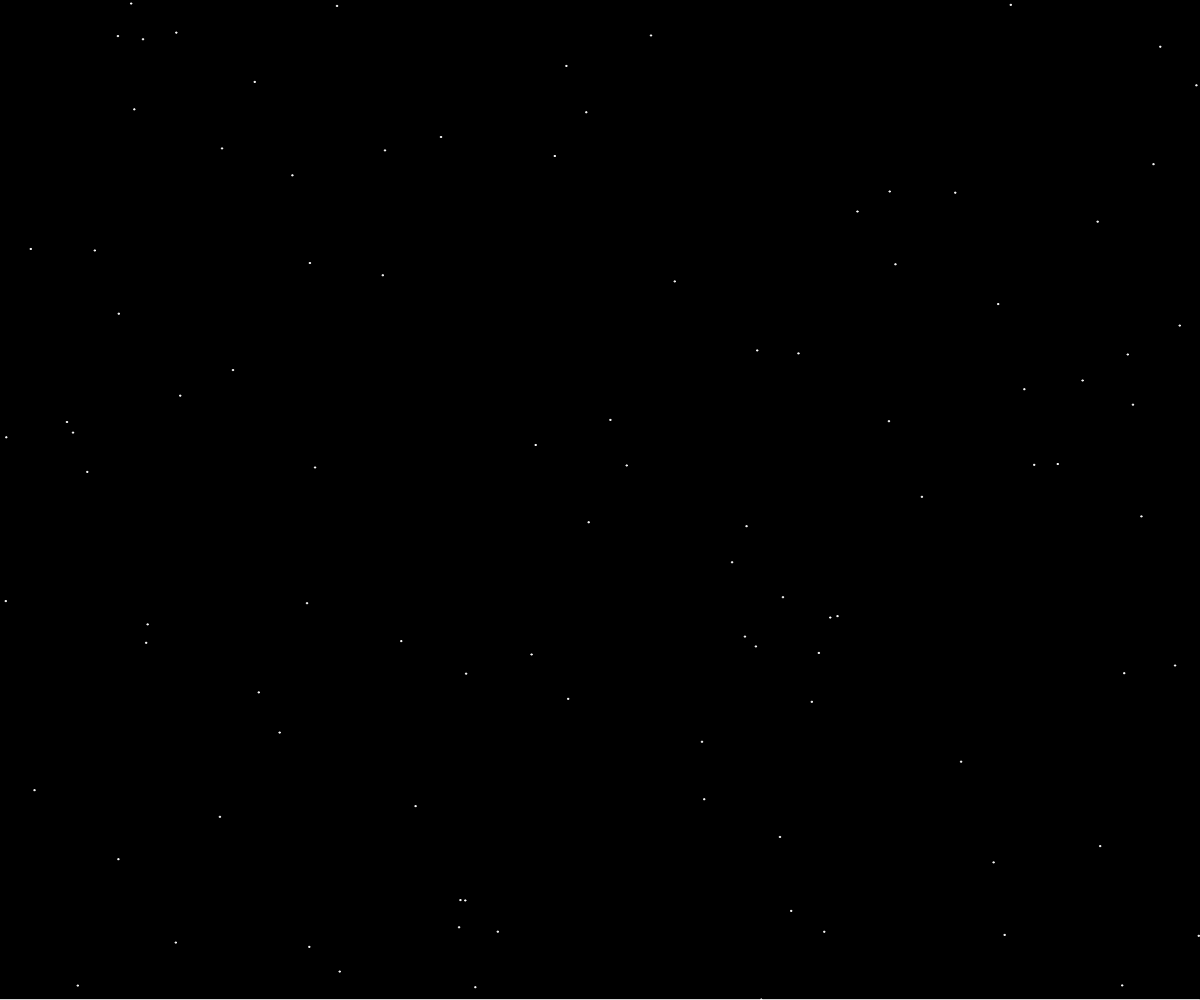
Frame 1 (no input)
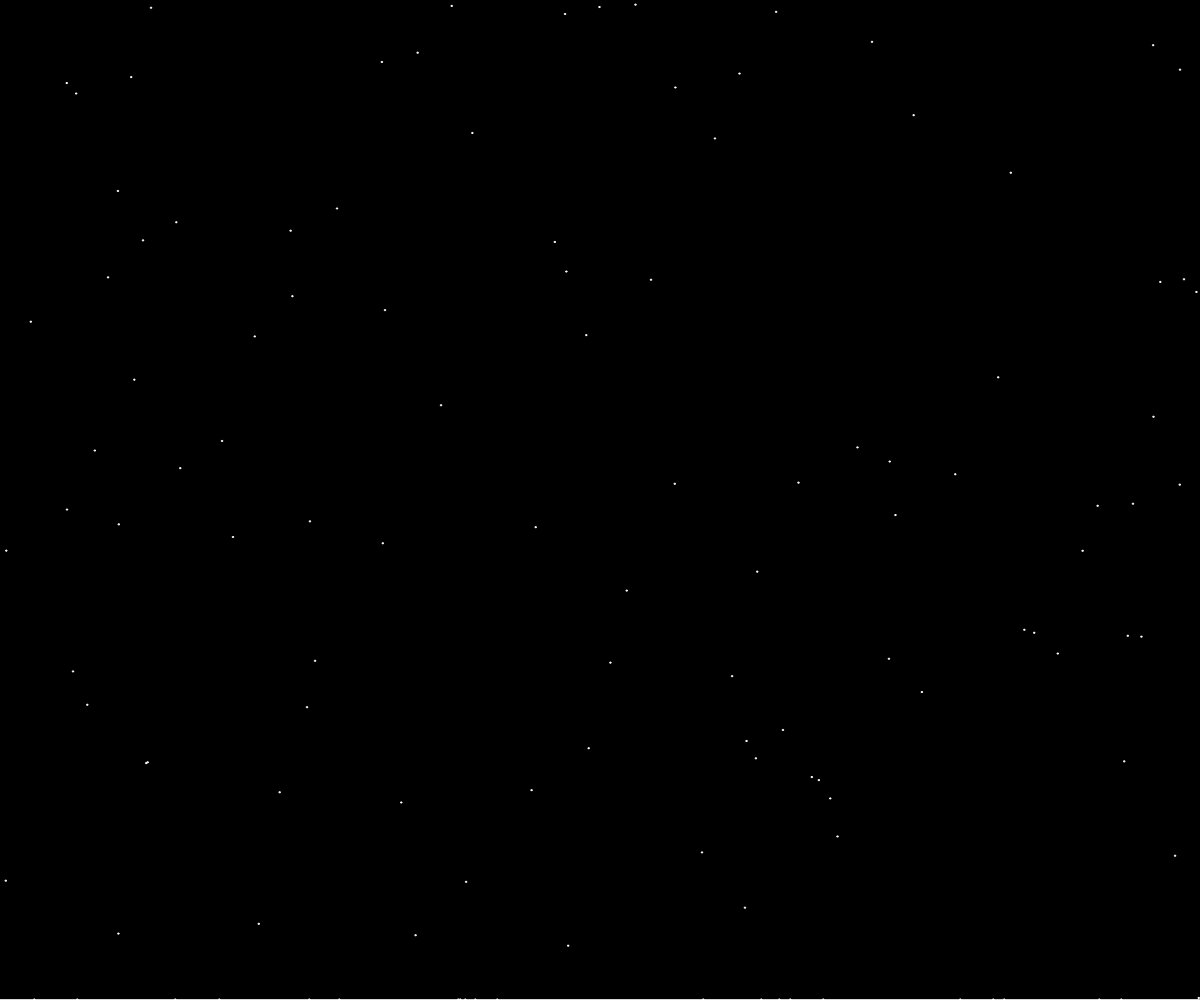
Frame 60 (no input)
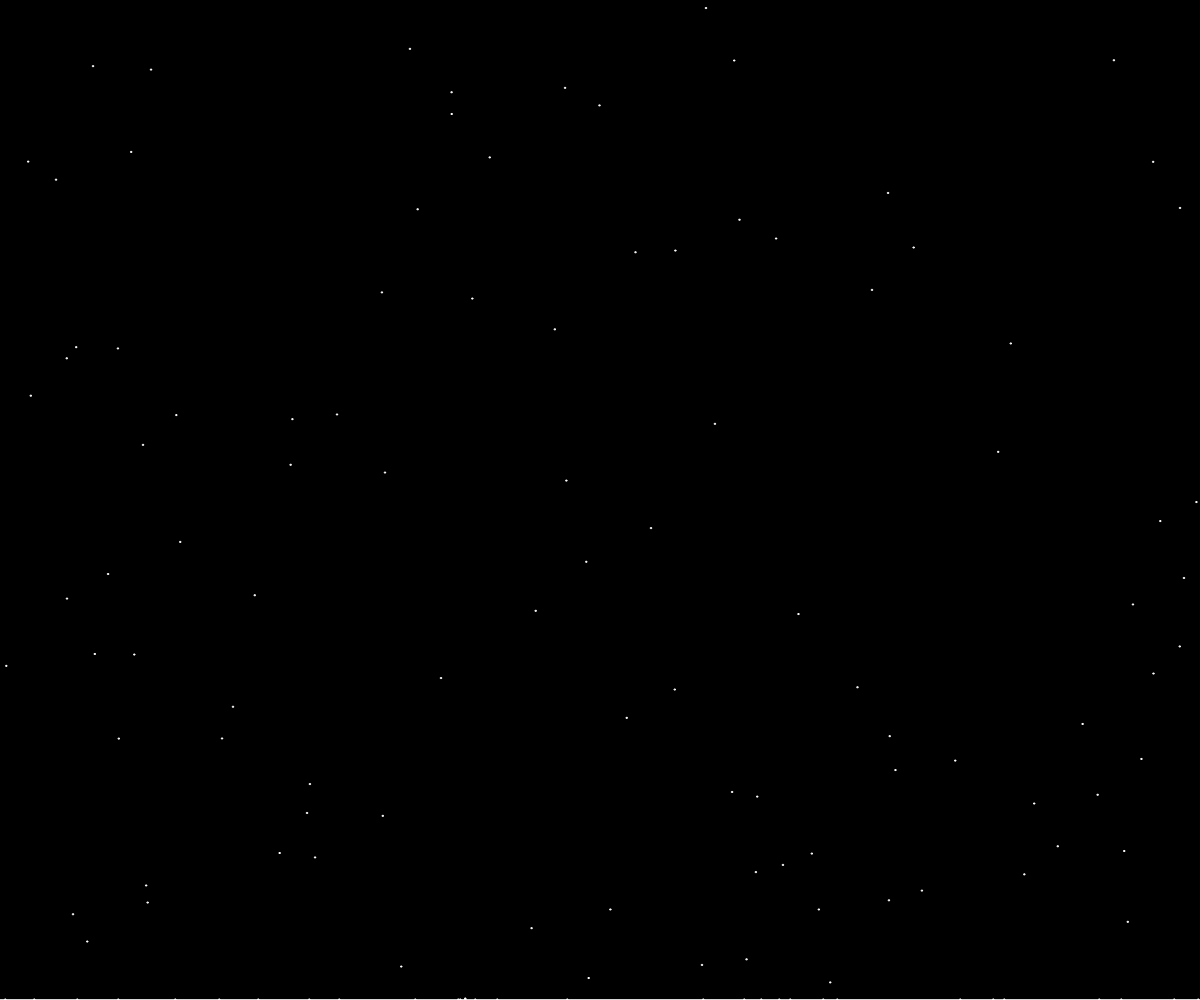
Frame 120 (the mouse pressed at the canvas centre since frame 60)

The p5.js sketch that drew these frames (run headless with seeded random() and noise() and a simulated clock; from frame 60 on, the mouse is pressed at the canvas centre):

// p5.js sketch
// ── sketch.js
const snowflakes = [];
const ground = [];

const minSpeed = 1;
const maxSpeed = 5;

function setup() {
  createCanvas(windowWidth, windowHeight);
  noSmooth();
  stroke(255);
  fill(255);

  for(let i = 0; i < 100; i++){
    snowflakes.push(createVector(
      random(width), random(height),
      random(minSpeed, maxSpeed)));
  }

  for(let x = 0; x < width; x++) {
    ground[x] = height;
  }
}

function draw() {
  background(0);

  for(const snowflake of snowflakes) {
    snowflake.y += snowflake.z;

    rect(snowflake.x, snowflake.y, 1, 1);

    if(snowflake.y >= ground[floor(snowflake.x)]) {
      ground[floor(snowflake.x)]--;

      snowflake.x = random(width);
      snowflake.y = 0;
    }
  }

  for(let x = 0; x < width; x++) {
    rect(x, ground[x], 1, height - ground[x]);
  }
}
